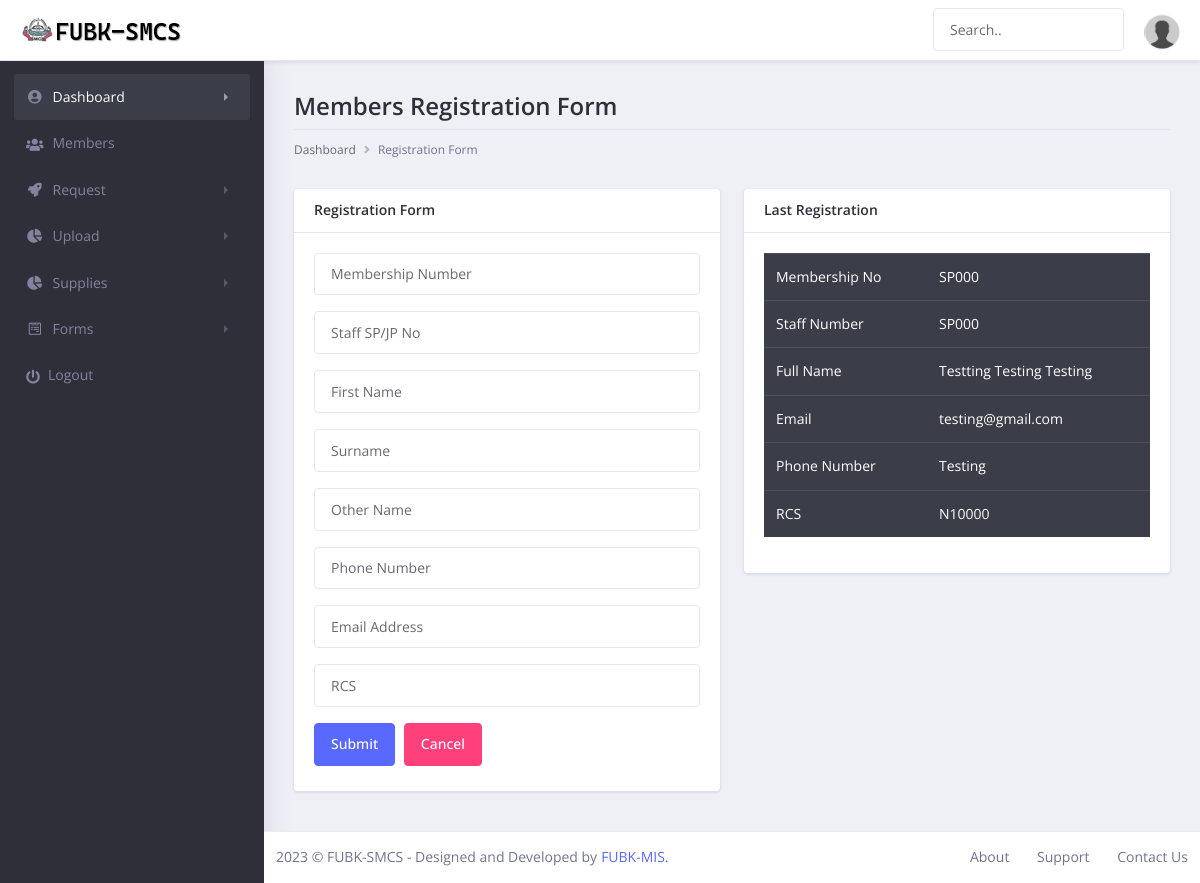
The page /index.php/admin/registration on the database its author committed.
### tables this page shows
CREATE TABLE IF NOT EXISTS `profile` (
  `pid` int NOT NULL AUTO_INCREMENT,
  `user_hash` varchar(255) NOT NULL,
  `membershipNo` varchar(15) NOT NULL,
  `staffId` varchar(15) NOT NULL,
  `unitId` int NOT NULL,
  `title` varchar(15) NOT NULL,
  `fname` varchar(25) NOT NULL,
  `sname` varchar(25) NOT NULL,
  `oname` varchar(25) NOT NULL,
  `phone` varchar(25) NOT NULL,
  `email` varchar(65) NOT NULL,
  `stateId` int NOT NULL,
  `lgaId` int NOT NULL,
  `registrationDate` varchar(25) NOT NULL,
  `crs` int NOT NULL,
  `passport` varchar(255) NOT NULL,
  PRIMARY KEY (`pid`)
);

### application/controllers/Admin.php (called while the page is built, shortened)
<?php
class Admin extends CI_Controller
{
  public function __construct()
  {
    $this->load->library('upload');
    $this->load->model('Admin_model');
    $this->load->model('Member_model');
    $this->load->model('Smcsapi_model');
  }
  public function registration()
  {
    $result = $this->Admin_model->getLastMemeberRegistered();
    $data = ['lastMember' => $result];
    return $this->load->view('admin/registration_form', $data);
  }
}

### index.php (called while the page is built, shortened)
<?php
require_once BASEPATH.'core/CodeIgniter.php';

### application/models/Admin_model.php (called while the page is built, shortened)
<?php
class Admin_model extends CI_Model
{
	public function getLastMemeberRegistered()
	{
		$sql = "SELECT * FROM profile order by pid desc LIMIT 1";
		return $this->db->query($sql)->row();
	}
}

### application/views/admin/registration_form.php (the view, shortened to what this page needs)
<!doctype html>
<html lang="en">
<head>
    <link rel="stylesheet"
        href="<?php echo base_url(); ?>assets/libs/datatables.net-bs4/css/dataTables.bootstrap4.min.css">
    <link rel="stylesheet" href="<?php echo base_url(); ?>assets/libs/fullcalendar/main.min.css">
    <link rel="stylesheet" href="<?php echo base_url(); ?>assets/libs/quill/dist/quill.snow.css">
    <link rel="stylesheet" href="<?php echo base_url(); ?>assets/css/theme.min.css">
</head>
<body>
    <div class="dashboard-main-wrapper">
        <div class="dashboard-wrapper">
            <div class="dashboard-ecommerce">
                <div class="container-fluid dashboard-content ">
                    <div class="row">
                        <div class="col-xl-12 col-lg-12 col-md-12 col-sm-12 col-12">
                            <div class="page-header">
                                <h2 class="pageheader-title">Members Registration Form</h2>
                                <div class="page-breadcrumb">
                                    <nav aria-label="breadcrumb">
                                        <ol class="breadcrumb">
                                            <li class="breadcrumb-item"><a href="#"
                                                    class="breadcrumb-link">Dashboard</a></li>
                                            <li class="breadcrumb-item active" aria-current="page">Registration Form
                                            </li>
                                        </ol>
                                    </nav>
                                </div>
                            </div>
                        </div>
                    </div>
                    <div class="ecommerce-widget">
                        <div class="row">
                            <div class="col-xl-6 col-lg-6 col-md-6 col-sm-12 col-12">
                                <div class="card mb-5 shadow-sm">
                                    <h5 class="card-header">Registration Form</h5>
                                    <div class="card-body">
                                        <form action="<?php echo site_url("admin/registration_data"); ?>" method="post"
                                            id="form" data-parsley-validate="">
                                            <div class="form-group">
                                                <input id="inputUserName" type="text" name="membershipNo"
                                                    parsley-trigger="change" required="" placeholder="Membership Number"
                                                    autocomplete="off" class="form-control">
                                            </div>
                                            <div class="form-group">
                                                <input id="inputEmail" type="text" name="staffId"
                                                    parsley-trigger="change" required="" placeholder="Staff SP/JP No"
                                                    autocomplete="off" class="form-control">
                                            </div>
                                            <div class="form-group">
                                                <input id="inputPassword" name="fname" type="text"
                                                    placeholder="First Name" required="" class="form-control">
                                            </div>
                                            <div class="form-group">
                                                <input type="text" name="sname" required="" placeholder="Surname"
                                                    class="form-control">
                                            </div>
                                            <div class="form-group">
                                                <input type="text" name="oname" placeholder="Other Name"
                                                    class="form-control">
                                            </div>
                                            <div class="form-group">
                                                <input type="tel" name="phone" placeholder="Phone Number"
                                                    class="form-control">
                                            </div>
                                            <div class="form-group">
                                                <input type="email" name="email" placeholder="Email Address"
                                                    class="form-control">
                                            </div>
                                            <div class="form-group">
                                                <input type="number" name="crs" placeholder="RCS" class="form-control">
                                            </div>
                                            <div class="row">
                                                <div class="col-sm-6 pb-2 pb-sm-4 pb-lg-0 pr-0">
                                                    <button type="submit"
                                                        class="btn btn-space btn-primary">Submit</button>
                                                    <button class="btn btn-space btn-secondary">Cancel</button>
                                                </div>
                                                <div class="col-sm-6 pl-0">
                                                </div>
                                            </div>
                                        </form>
                                    </div>
                                </div>
                            </div>
                                <div class="col-xl-6 col-lg-6 col-md-12 col-sm-12 col-12">
                                <div class="card mb-5 shadow-sm">
                                    <h5 class="card-header">Last Registration</h5>
                                    <div class="card-body">
                                        <table class="table table-dark">
                                          <tr>
                                            <td>Membership No</td>
                                            <td><?php echo $lastMember->membershipNo; ?></td>
                                          </tr>
                                          <tr>
                                            <td>Staff Number </td>
                                            <td><?php echo $lastMember->staffId; ?></td>
                                          </tr>
                                          <tr>
                                            <td>Full Name</td>
                                            <td><?php echo $lastMember->fname." ".$lastMember->sname." ".$lastMember->oname; ?></td>
                                          </tr>
                                          <tr>
                                            <td>Email</td>
                                            <td><?php echo $lastMember->email; ?></td>
                                          </tr>
                                          <tr>
                                            <td>Phone Number</td>
                                            <td><?php echo $lastMember->phone; ?></td>
                                          </tr>
                                          <tr>
                                            <td>RCS</td>
                                            <td>N<?php echo $lastMember->crs; ?></td>
                                          </tr>
                                        </table>
                                    </div>
                                </div>
                            </div>
                        </div>
                    </div>
                </div>
            </div>
            <div class="footer">
                <div class="container-fluid">
                    <div class="row">
                        <div class="col-xl-6 col-lg-6 col-md-6 col-sm-12 col-12">
                            2023 © FUBK-SMCS - Designed and Developed by<a href="#" target="_blank"
                                class="ml-1">FUBK-MIS</a>.
                        </div>
                        <div class="col-xl-6 col-lg-6 col-md-6 col-sm-12 col-12">
                            <div class="text-md-right footer-links d-none d-sm-block">
                                <a href="javascript: void(0);">About</a>
                                <a href="javascript: void(0);">Support</a>
                                <a href="javascript: void(0);">Contact Us</a>
                            </div>
                        </div>
                    </div>
                </div>
            </div>
        </div>
    </div>
</body>
</html>

### rows shown on the page
profile: membershipNo "SP000", staffId "SP000", fname "Testting", sname "Testing", oname "Testing", email "testing@gmail.com", phone "Testing", crs "10000"
